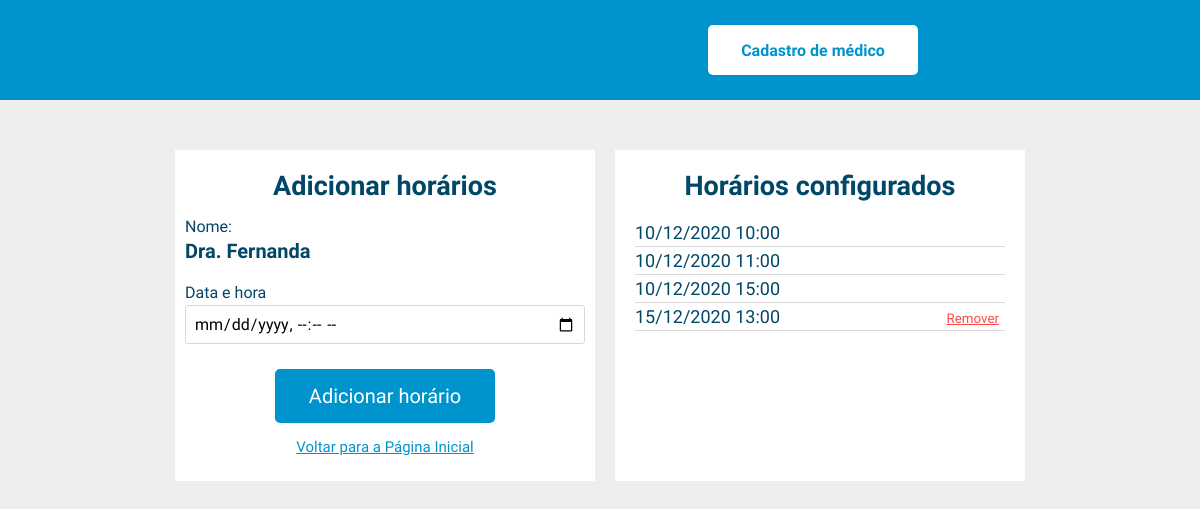
The app's page /src/view/config-horarios.php?id=15&medico=true with its own data.
### tables this page shows
CREATE TABLE `medico` (
  `id` int NOT NULL,
  `email` varchar(255) NOT NULL,
  `nome` varchar(255) NOT NULL,
  `senha` varchar(50) DEFAULT NULL,
  `data_criacao` timestamp NULL DEFAULT NULL,
  `data_alteracao` timestamp NULL DEFAULT NULL
);

CREATE TABLE `horario` (
  `id` int NOT NULL,
  `id_medico` int NOT NULL,
  `data_horario` datetime DEFAULT NULL,
  `horario_agendado` tinyint(1) DEFAULT '0',
  `data_criacao` timestamp NULL DEFAULT NULL,
  `data_alteracao` timestamp NULL DEFAULT NULL
);

### src/model/conexao-banco-dados.php (called while the page is built, shortened)
<?php
class Conexao {
  public function __construct() {
      try {
          $db = 'mysql:host='. DB_HOST .';dbname='. DB_NAME;
          $this->pdo = new PDO($db, DB_USER, DB_PASS);
      } catch(PDOException $e){
          print $e->getMessage();
      }
  }
}
?>

### src/model/medico-classe-dao.php (called while the page is built, shortened)
<?php
include_once 'conexao-banco-dados.php';
class MedicoDAO extends Conexao {
    public function visualizaMedico(Medico $medico) {
        try {
            $stmt = $this->pdo->prepare('SELECT * FROM medico WHERE id = :id' );
            $stmt->bindValue(':id', $medico->getId());
            if ($stmt->execute()) {
                $dado = $stmt->fetch(PDO::FETCH_OBJ);
                $medico->setId($dado->id);
                $medico->setEmail($dado->email);
                $medico->setNome($dado->nome);
                $medico->setSenha($dado->senha);
                return $medico;
            }
            else
            {
                return false;
            }
        }
        catch (PDOException  $e) {
            print $e->getMessage();
        }
    }
}
?>

### src/model/medico-classe.php (called while the page is built, shortened)
<?php
class Medico {
  private $id;
  private $nome;
  function __construct() {
      $this->id    = '';
      $this->nome  = '';
  }
  function setId($id) { $this->id = $id; }
  function getId() { return $this->id; }
  function setNome($nome) { $this->nome = $nome; }
  function getNome() { return $this->nome; }
}
?>

### src/model/horario-classe-dao.php (called while the page is built, shortened)
<?php
include_once 'conexao-banco-dados.php';
include_once 'medico-classe.php';
class HorarioDAO extends Conexao {
    public function listaHorarios($id_medico) {
        try {
            $stmt = $this->pdo->prepare('SELECT * FROM horario WHERE id_medico = :id_medico ORDER BY data_horario ASC' );
            $stmt->bindValue(':id_medico', $id_medico);
            if ($stmt->execute()) {
                $dados = $stmt->fetchAll(PDO::FETCH_OBJ);
                return $dados;
            }
            else
            {
                return false;
            }
        }
        catch (PDOException  $e) {
            print $e->getMessage();
        }
    }
}
?>

### src/view/config-horarios.php (the view, shortened to what this page needs)
<?php
  include '../header.php';
  include '../model/medico-classe.php';
  include '../model/medico-classe-dao.php';
  include '../model/horario-classe-dao.php';
  if($_GET['medico']) {
    $medicoDAO = new MedicoDAO();
    $medico = new Medico();
    $id_medico = $_GET['id'];
    $medico->setId($id_medico);
    $usuario = $medicoDAO->visualizaMedico($medico);
  }
  ?>
  <div class="config-container flex-row">
    <div class="form-container flex-column">
      <h1>Adicionar horários</h1>
      <form class="flex-column" method='post' action='../controller/horario-controller.php'>
          <label for ="nome">Nome:</label>
          <div class="nome-medico">
            <?php echo $usuario->getNome() ?>
          </div>
          <label for ="dataehora">Data e hora</label>
          <input type='datetime-local' name='data' required/>
          <button class='button' type='submit' name='adiciona-horario'>Adicionar horário</button>
      </form>
      <a href='../index.php'>Voltar para a Página Inicial</a>
    </div>
    <div class="horarios-container flex-column">
      <h1>Horários configurados</h1>
      <?php
      $horarioDAO = new HorarioDAO();
      $horarios = $horarioDAO->listaHorarios($id_medico);
      if($horarios) {
        foreach ($horarios as $horario) {
          ?>
          <div class="horario-container flex-row">
              <?php echo date_format(new DateTime($horario->data_horario), 'd/m/Y H:i');
                if($horario->horario_agendado == 0) { ?>
                  <form method='post' action='../controller/horario-controller.php'>
                    <button class="button" type='submit' name='remove'>Remover</button>
                  </form>
                <?php
                }
              ?>
          </div>
          <?php
        }
      }
      else {
        echo "Sem horários";
      }
      ?>
    </div>
  </div>
</div>
</body>
</html>

### src/model/css/style.css (style rules this page uses)
body { margin: 0; padding: 0; font-family: 'Signika', sans-serif; background: #eeeeee; }
.flex-row { display: flex; }
.flex-column { display: flex; flex-direction: column; }
h1 { font-weight: bold; font-size: 27px; color: #004768; margin: 0; }
a, a:visited, a:hover, a:active { color: inherit; text-decoration: none; }
.button { border: none; font-family: 'Signika', sans-serif; cursor: pointer; }
.form-container { background: #fff; width: 400px; padding: 10px; }
.form-container h1 { text-align: center; margin-top: 10px; margin-bottom: 15px; }
.form-container label { margin-bottom: 3px; color: #004768; }
.form-container input { padding: 8px; border-radius: 3px; border: 1px solid rgb(216, 216, 216); font-family: 'Signika', sans-serif; font-size: 16px; }
::placeholder { color: #b6b6b6; opacity: 1; }
.form-container .button { align-self: center; margin-top: 25px; margin-bottom: 15px; width: 55%; background: #0094CF; color: #fff; font-size: 20px; padding: 15px; border-radius: 5px; }
.form-container a { color: #0094CF; align-self: center; font-size: 15px; text-decoration: underline; margin-bottom: 15px; }
.form-container .nome-medico { font-weight: bold; color: #004768; font-size: 20px; margin-bottom: 20px; }
.config-container .form-container { max-height: 340px; margin-right: 20px; }
.horarios-container { width: 370px; background: #fff; padding: 20px; align-items: center; }
.horarios-container h1 { margin-bottom: 20px; }
.config-container .horario-container { width: 100%; justify-content: space-between; border-bottom: 1px solid rgb(216, 216, 216); padding-bottom: 3px; margin-bottom: 3px; color: #004768; font-size: 18px; }
.config-container .horario-container .button { background: none; text-decoration: underline; color: rgb(255, 74, 74); }

### records on screen
medico: nome "Dra. Fernanda"
horario: data_horario "10/12/2020 10:00"
horario: data_horario "10/12/2020 11:00"
horario: data_horario "10/12/2020 15:00"
horario: data_horario "15/12/2020 13:00"
